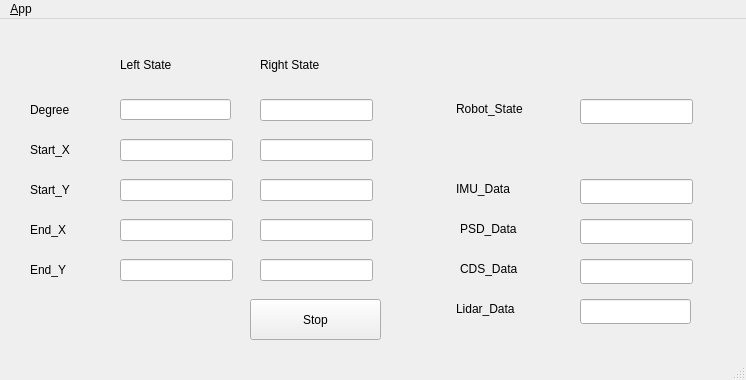
<?xml version="1.0" encoding="UTF-8"?>
<ui version="4.0">
 <class>MainWindowDesign</class>
 <widget class="QMainWindow" name="MainWindowDesign">
  <property name="geometry">
   <rect>
    <x>0</x>
    <y>0</y>
    <width>746</width>
    <height>380</height>
   </rect>
  </property>
  <property name="windowTitle">
   <string>QRosApp</string>
  </property>
  <property name="windowIcon">
   <iconset resource="../../../turtle_vision/turtle_vision/resources/images.qrc">
    <normaloff>:/images/icon.png</normaloff>:/images/icon.png</iconset>
  </property>
  <property name="locale">
   <locale language="English" country="Australia"/>
  </property>
  <widget class="QWidget" name="centralwidget">
   <widget class="QLineEdit" name="lineEdit_left_start_y">
    <property name="geometry">
     <rect>
      <x>120</x>
      <y>160</y>
      <width>113</width>
      <height>22</height>
     </rect>
    </property>
   </widget>
   <widget class="QLabel" name="label_left_state_2">
    <property name="geometry">
     <rect>
      <x>30</x>
      <y>80</y>
      <width>81</width>
      <height>21</height>
     </rect>
    </property>
    <property name="text">
     <string>Degree</string>
    </property>
   </widget>
   <widget class="QLineEdit" name="lineEdit_right_end_y">
    <property name="geometry">
     <rect>
      <x>260</x>
      <y>240</y>
      <width>113</width>
      <height>22</height>
     </rect>
    </property>
   </widget>
   <widget class="QLineEdit" name="lineEdit_left_degree">
    <property name="geometry">
     <rect>
      <x>120</x>
      <y>80</y>
      <width>111</width>
      <height>21</height>
     </rect>
    </property>
   </widget>
   <widget class="QLineEdit" name="lineEdit_left_start_x">
    <property name="geometry">
     <rect>
      <x>120</x>
      <y>120</y>
      <width>113</width>
      <height>22</height>
     </rect>
    </property>
   </widget>
   <widget class="QLabel" name="label_right_state">
    <property name="geometry">
     <rect>
      <x>260</x>
      <y>30</y>
      <width>81</width>
      <height>31</height>
     </rect>
    </property>
    <property name="text">
     <string>Right State</string>
    </property>
   </widget>
   <widget class="QLineEdit" name="lineEdit_left_end_y">
    <property name="geometry">
     <rect>
      <x>120</x>
      <y>240</y>
      <width>113</width>
      <height>22</height>
     </rect>
    </property>
   </widget>
   <widget class="QLineEdit" name="lineEdit_left_end_x">
    <property name="geometry">
     <rect>
      <x>120</x>
      <y>200</y>
      <width>113</width>
      <height>22</height>
     </rect>
    </property>
   </widget>
   <widget class="QLabel" name="label_left_state_5">
    <property name="geometry">
     <rect>
      <x>30</x>
      <y>200</y>
      <width>81</width>
      <height>21</height>
     </rect>
    </property>
    <property name="text">
     <string>End_X</string>
    </property>
   </widget>
   <widget class="QLabel" name="label_left_state_6">
    <property name="geometry">
     <rect>
      <x>30</x>
      <y>240</y>
      <width>81</width>
      <height>21</height>
     </rect>
    </property>
    <property name="text">
     <string>End_Y</string>
    </property>
   </widget>
   <widget class="QLineEdit" name="lineEdit_right_degree">
    <property name="geometry">
     <rect>
      <x>260</x>
      <y>80</y>
      <width>113</width>
      <height>22</height>
     </rect>
    </property>
   </widget>
   <widget class="QLabel" name="label_left_state_4">
    <property name="geometry">
     <rect>
      <x>30</x>
      <y>160</y>
      <width>81</width>
      <height>21</height>
     </rect>
    </property>
    <property name="text">
     <string>Start_Y</string>
    </property>
   </widget>
   <widget class="QLineEdit" name="lineEdit_right_start_y">
    <property name="geometry">
     <rect>
      <x>260</x>
      <y>160</y>
      <width>113</width>
      <height>22</height>
     </rect>
    </property>
   </widget>
   <widget class="QLabel" name="label_left_state">
    <property name="geometry">
     <rect>
      <x>120</x>
      <y>30</y>
      <width>81</width>
      <height>31</height>
     </rect>
    </property>
    <property name="text">
     <string>Left State</string>
    </property>
   </widget>
   <widget class="QLabel" name="label_left_state_3">
    <property name="geometry">
     <rect>
      <x>30</x>
      <y>120</y>
      <width>81</width>
      <height>21</height>
     </rect>
    </property>
    <property name="text">
     <string>Start_X</string>
    </property>
   </widget>
   <widget class="QPushButton" name="pushButton_start">
    <property name="geometry">
     <rect>
      <x>250</x>
      <y>280</y>
      <width>131</width>
      <height>41</height>
     </rect>
    </property>
    <property name="text">
     <string>Stop</string>
    </property>
   </widget>
   <widget class="QLineEdit" name="lineEdit_right_end_x">
    <property name="geometry">
     <rect>
      <x>260</x>
      <y>200</y>
      <width>113</width>
      <height>22</height>
     </rect>
    </property>
   </widget>
   <widget class="QLineEdit" name="lineEdit_right_start_x">
    <property name="geometry">
     <rect>
      <x>260</x>
      <y>120</y>
      <width>113</width>
      <height>22</height>
     </rect>
    </property>
   </widget>
   <widget class="QLineEdit" name="lineEdit_robot_state">
    <property name="geometry">
     <rect>
      <x>580</x>
      <y>80</y>
      <width>113</width>
      <height>25</height>
     </rect>
    </property>
   </widget>
   <widget class="QLineEdit" name="lineEdit_imu_data">
    <property name="geometry">
     <rect>
      <x>580</x>
      <y>160</y>
      <width>113</width>
      <height>25</height>
     </rect>
    </property>
   </widget>
   <widget class="QLineEdit" name="lineEdit_psd_data">
    <property name="geometry">
     <rect>
      <x>580</x>
      <y>200</y>
      <width>113</width>
      <height>25</height>
     </rect>
    </property>
   </widget>
   <widget class="QLineEdit" name="lineEdit_cds_data">
    <property name="geometry">
     <rect>
      <x>580</x>
      <y>240</y>
      <width>113</width>
      <height>25</height>
     </rect>
    </property>
   </widget>
   <widget class="QLabel" name="label">
    <property name="geometry">
     <rect>
      <x>456</x>
      <y>80</y>
      <width>91</width>
      <height>20</height>
     </rect>
    </property>
    <property name="text">
     <string>Robot_State</string>
    </property>
   </widget>
   <widget class="QLabel" name="label_2">
    <property name="geometry">
     <rect>
      <x>456</x>
      <y>160</y>
      <width>91</width>
      <height>20</height>
     </rect>
    </property>
    <property name="text">
     <string>IMU_Data</string>
    </property>
   </widget>
   <widget class="QLabel" name="label_3">
    <property name="geometry">
     <rect>
      <x>460</x>
      <y>200</y>
      <width>91</width>
      <height>20</height>
     </rect>
    </property>
    <property name="text">
     <string>PSD_Data</string>
    </property>
   </widget>
   <widget class="QLabel" name="label_4">
    <property name="geometry">
     <rect>
      <x>460</x>
      <y>240</y>
      <width>91</width>
      <height>20</height>
     </rect>
    </property>
    <property name="text">
     <string>CDS_Data</string>
    </property>
   </widget>
   <widget class="QLineEdit" name="lineEdit_lidar_data">
    <property name="geometry">
     <rect>
      <x>580</x>
      <y>280</y>
      <width>111</width>
      <height>25</height>
     </rect>
    </property>
    <property name="text">
     <string/>
    </property>
   </widget>
   <widget class="QLabel" name="label_5">
    <property name="geometry">
     <rect>
      <x>456</x>
      <y>280</y>
      <width>91</width>
      <height>20</height>
     </rect>
    </property>
    <property name="text">
     <string>Lidar_Data</string>
    </property>
   </widget>
  </widget>
  <widget class="QMenuBar" name="menubar">
   <property name="geometry">
    <rect>
     <x>0</x>
     <y>0</y>
     <width>746</width>
     <height>22</height>
    </rect>
   </property>
   <widget class="QMenu" name="menu_File">
    <property name="title">
     <string>&amp;App</string>
    </property>
    <addaction name="action_Preferences"/>
    <addaction name="separator"/>
    <addaction name="actionAbout"/>
    <addaction name="actionAbout_Qt"/>
    <addaction name="separator"/>
    <addaction name="action_Quit"/>
   </widget>
   <addaction name="menu_File"/>
  </widget>
  <widget class="QStatusBar" name="statusbar"/>
  <action name="action_Quit">
   <property name="text">
    <string>&amp;Quit</string>
   </property>
   <property name="shortcut">
    <string>Ctrl+Q</string>
   </property>
   <property name="shortcutContext">
    <enum>Qt::ApplicationShortcut</enum>
   </property>
  </action>
  <action name="action_Preferences">
   <property name="text">
    <string>&amp;Preferences</string>
   </property>
  </action>
  <action name="actionAbout">
   <property name="text">
    <string>&amp;About</string>
   </property>
  </action>
  <action name="actionAbout_Qt">
   <property name="text">
    <string>About &amp;Qt</string>
   </property>
  </action>
 </widget>
 <resources>
  <include location="../../../turtle_vision/turtle_vision/resources/images.qrc"/>
 </resources>
 <connections>
  <connection>
   <sender>action_Quit</sender>
   <signal>triggered()</signal>
   <receiver>MainWindowDesign</receiver>
   <slot>close()</slot>
   <hints>
    <hint type="sourcelabel">
     <x>-1</x>
     <y>-1</y>
    </hint>
    <hint type="destinationlabel">
     <x>399</x>
     <y>299</y>
    </hint>
   </hints>
  </connection>
 </connections>
</ui>
